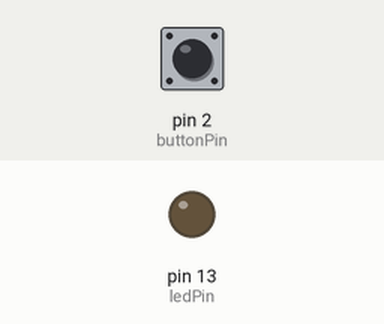
The sketch below on a simulated Arduino Uno, built with avr-gcc and run on an emulated ATmega328P. Parts: output pins drawn as LEDs (lit = HIGH). Inputs (shaded band) come from the test bench; at power-on: pin 2 (buttonPin) HIGH.

Above: at 1.2 s.
1.3 s: pin 2 (buttonPin) pulled LOW for 0.15 s
At 2.6 s:
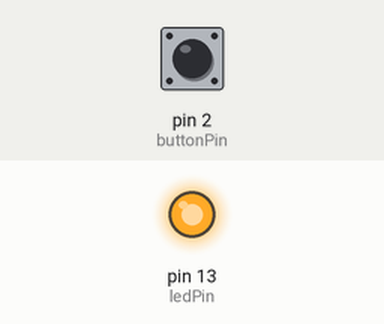
2.9 s: pin 2 (buttonPin) pulled LOW for 1 s
At 5.1 s:
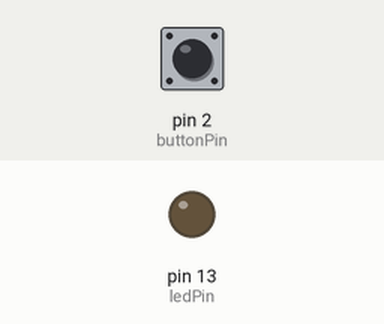
5.4 s: pin 2 (buttonPin) pulled LOW for 3.2 s
At 8.9 s:
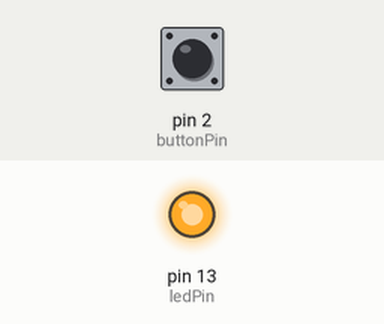
Timing chart, 0 to 10.4 s (numbered marks = the images above; inputs shaded):
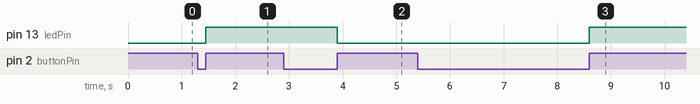

Measured:
- after the input at 1.3 s, pin 13 (ledPin): LOW → HIGH after 0.15 s
- after the input at 2.9 s, pin 13 (ledPin): HIGH → LOW after 1.0 s
- after the input at 5.4 s, pin 13 (ledPin): LOW → HIGH after 3.2 s

The sketch:

Task_1.0.3.ino
```cpp
const int buttonPin = 2;
const int ledPin = 13;

bool ledState = LOW;
bool lastButtonState = HIGH;

void setup() {
  pinMode(buttonPin, INPUT_PULLUP);
  pinMode(ledPin, OUTPUT);
}

void loop() {
  bool buttonState = digitalRead(buttonPin);

  if (lastButtonState == LOW && buttonState == HIGH) {
    ledState = !ledState;
    digitalWrite(ledPin, ledState);
    delay(50);
  }

  lastButtonState = buttonState;
}
```
